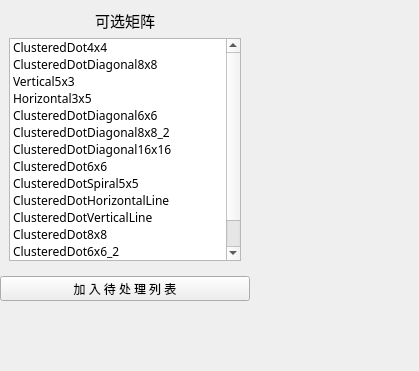
<?xml version="1.0" encoding="UTF-8"?>
<ui version="4.0">
 <class>Eui</class>
 <widget class="QWidget" name="Eui">
  <property name="geometry">
   <rect>
    <x>0</x>
    <y>0</y>
    <width>419</width>
    <height>371</height>
   </rect>
  </property>
  <property name="windowTitle">
   <string>Form</string>
  </property>
  <widget class="QWidget" name="layoutWidget">
   <property name="geometry">
    <rect>
     <x>0</x>
     <y>0</y>
     <width>252</width>
     <height>303</height>
    </rect>
   </property>
   <layout class="QVBoxLayout" name="verticalLayout_2">
    <item>
     <widget class="SimpleCardWidget" name="SimpleCardWidget">
      <property name="minimumSize">
       <size>
        <width>225</width>
        <height>270</height>
       </size>
      </property>
      <property name="maximumSize">
       <size>
        <width>250</width>
        <height>270</height>
       </size>
      </property>
      <property name="font">
       <font>
        <family>萝莉体</family>
       </font>
      </property>
      <property name="focusPolicy">
       <enum>Qt::ClickFocus</enum>
      </property>
      <layout class="QGridLayout" name="gridLayout_6">
       <item row="1" column="0">
        <widget class="ListWidget" name="ListWidget">
         <property name="font">
          <font>
           <family>萝莉体</family>
          </font>
         </property>
         <item>
          <property name="text">
           <string>ClusteredDot4x4</string>
          </property>
         </item>
         <item>
          <property name="text">
           <string>ClusteredDotDiagonal8x8</string>
          </property>
         </item>
         <item>
          <property name="text">
           <string>Vertical5x3</string>
          </property>
         </item>
         <item>
          <property name="text">
           <string>Horizontal3x5</string>
          </property>
         </item>
         <item>
          <property name="text">
           <string>ClusteredDotDiagonal6x6</string>
          </property>
         </item>
         <item>
          <property name="text">
           <string>ClusteredDotDiagonal8x8_2</string>
          </property>
         </item>
         <item>
          <property name="text">
           <string>ClusteredDotDiagonal16x16</string>
          </property>
         </item>
         <item>
          <property name="text">
           <string>ClusteredDot6x6</string>
          </property>
         </item>
         <item>
          <property name="text">
           <string>ClusteredDotSpiral5x5</string>
          </property>
         </item>
         <item>
          <property name="text">
           <string>ClusteredDotHorizontalLine</string>
          </property>
         </item>
         <item>
          <property name="text">
           <string>ClusteredDotVerticalLine</string>
          </property>
         </item>
         <item>
          <property name="text">
           <string>ClusteredDot8x8</string>
          </property>
         </item>
         <item>
          <property name="text">
           <string>ClusteredDot6x6_2</string>
          </property>
         </item>
         <item>
          <property name="text">
           <string>ClusteredDot6x6_3</string>
          </property>
         </item>
         <item>
          <property name="text">
           <string>ClusteredDotDiagonal8x8_3</string>
          </property>
         </item>
        </widget>
       </item>
       <item row="0" column="0" alignment="Qt::AlignHCenter|Qt::AlignBottom">
        <widget class="StrongBodyLabel" name="StrongBodyLabel">
         <property name="font">
          <font>
           <family>萝莉体</family>
           <pointsize>11</pointsize>
           <weight>50</weight>
           <bold>false</bold>
          </font>
         </property>
         <property name="text">
          <string>可选矩阵</string>
         </property>
        </widget>
       </item>
      </layout>
     </widget>
    </item>
    <item>
     <widget class="PushButton" name="PushButton_SF">
      <property name="minimumSize">
       <size>
        <width>250</width>
        <height>25</height>
       </size>
      </property>
      <property name="maximumSize">
       <size>
        <width>250</width>
        <height>25</height>
       </size>
      </property>
      <property name="font">
       <font>
        <family>萝莉体</family>
        <pointsize>9</pointsize>
        <weight>50</weight>
        <bold>false</bold>
       </font>
      </property>
      <property name="text">
       <string>加 入 待 处 理 列 表</string>
      </property>
     </widget>
    </item>
   </layout>
  </widget>
 </widget>
 <customwidgets>
  <customwidget>
   <class>PushButton</class>
   <extends>QPushButton</extends>
   <header>qfluentwidgets</header>
  </customwidget>
  <customwidget>
   <class>CardWidget</class>
   <extends>QFrame</extends>
   <header>qfluentwidgets</header>
   <container>1</container>
  </customwidget>
  <customwidget>
   <class>SimpleCardWidget</class>
   <extends>CardWidget</extends>
   <header>qfluentwidgets</header>
   <container>1</container>
  </customwidget>
  <customwidget>
   <class>StrongBodyLabel</class>
   <extends>QLabel</extends>
   <header>qfluentwidgets</header>
  </customwidget>
  <customwidget>
   <class>ListWidget</class>
   <extends>QListWidget</extends>
   <header>qfluentwidgets</header>
  </customwidget>
 </customwidgets>
 <resources/>
 <connections/>
</ui>
